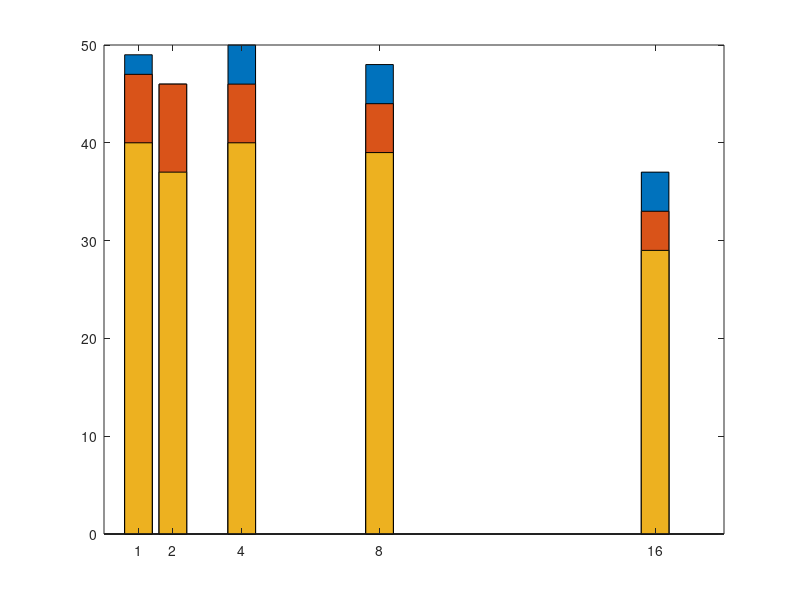
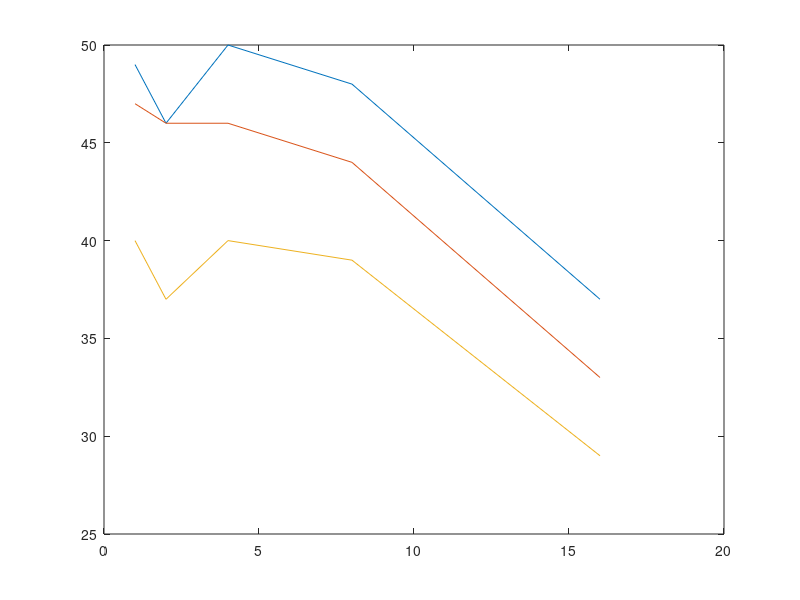

Write the MATLAB code that produced these figures, in order.




%%


back   = [40 37 40 39 29; 47 46 46 44 33; 49 46 50 48 37];
center = [1];
fronnt = [1];
freq = [1 2 4 8 16]
figure(1)
bar(freq,back(3,:))
hold on
bar(freq,back(2,:))
bar(freq,back(1,:))

figure(2)
plot(freq,back(3,:))
hold on
plot(freq,back(2,:))
plot(freq,back(1,:))